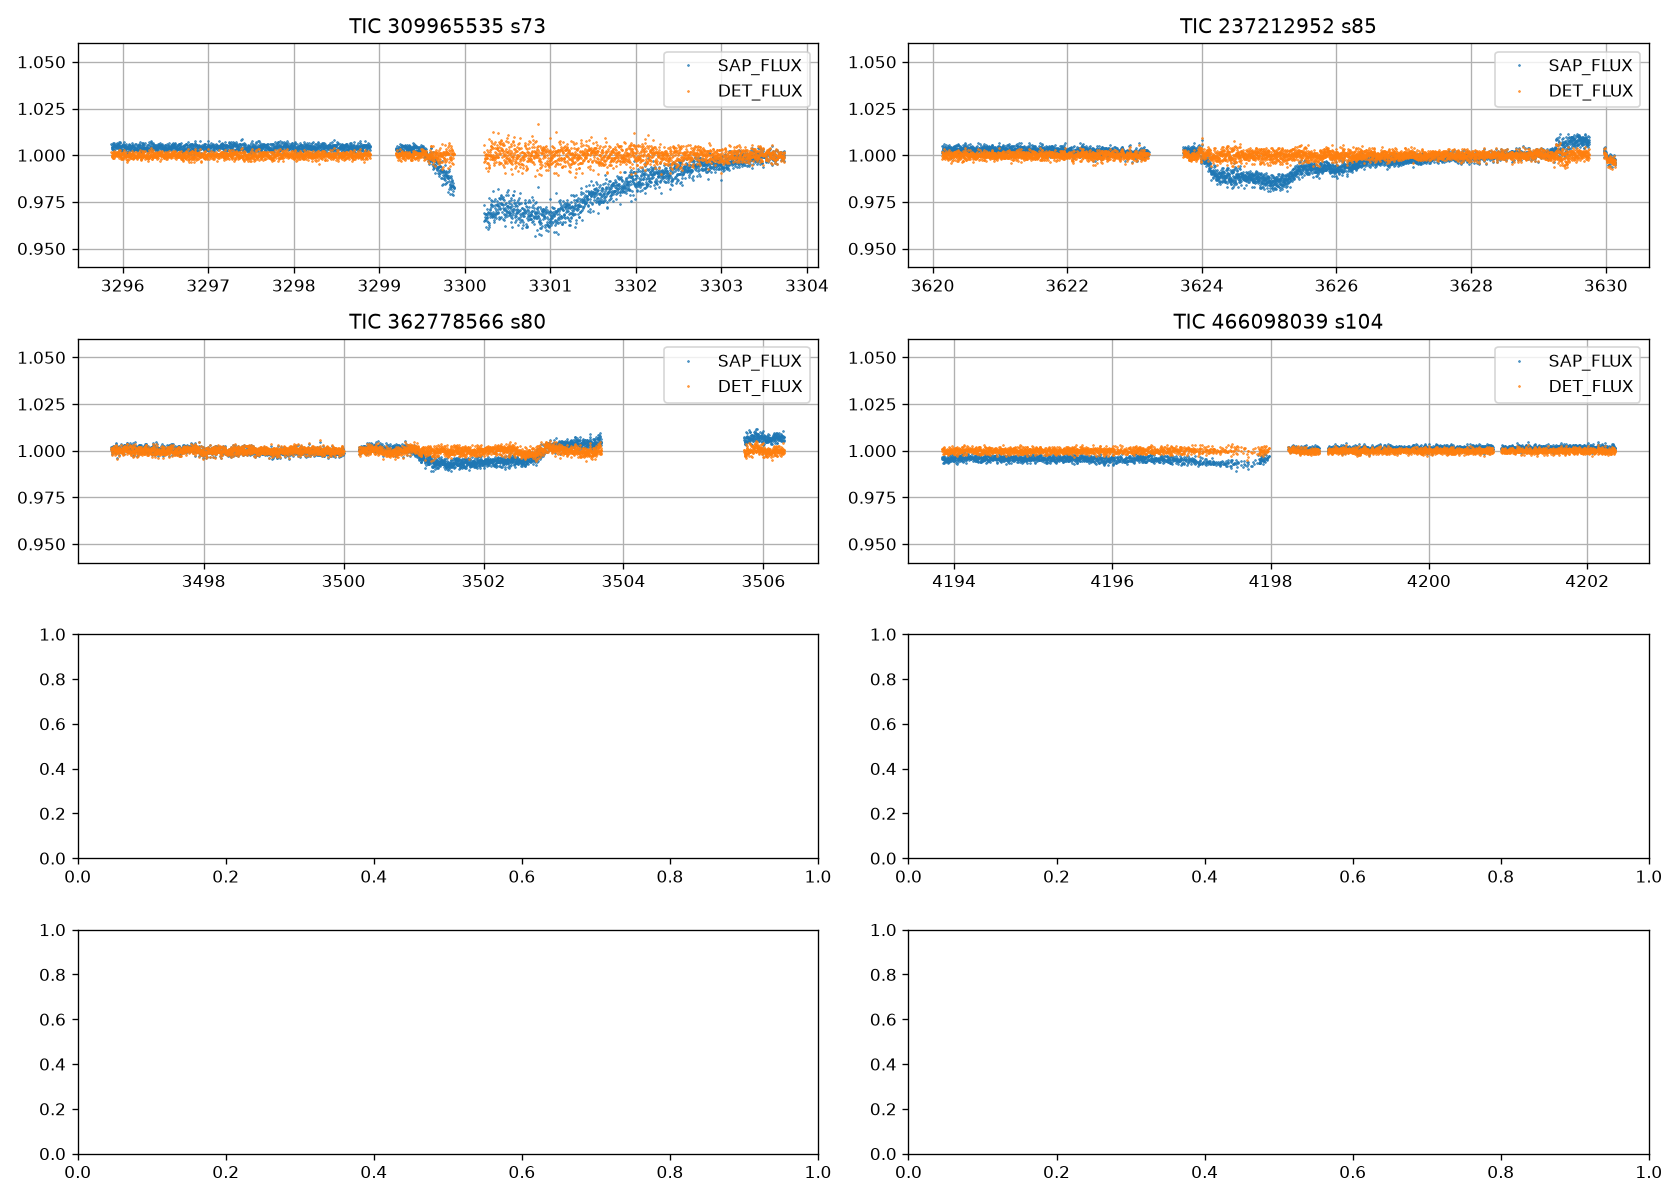

Write Python code to recreate this figure.
import pathlib,numpy as np,matplotlib; matplotlib.use('Agg')
import matplotlib.pyplot as plt
from astropy.io import fits
B=pathlib.Path(r'[local-path-redacted]'); D=pathlib.Path(r'[local-path-redacted]')
fig,axes=plt.subplots(4,2,figsize=(14,10))
for ax,(tic,s,t0) in zip(axes.flat,[(309965535,73,3300.867),(237212952,85,3625.14),(362778566,80,3501.68),(466098039,104,4197.354)]):
 with fits.open(D/f'{tic}_s{s:03}.fits') as h:
  d=h[1].data;t=d['TIME'];q=d['QUALITY'];m=np.isfinite(t)&(abs(t-t0)<5)
  for col in ['SAP_FLUX','DET_FLUX']:
   v=np.array(d[col],float); z=m&np.isfinite(v)&(q==0); ax.plot(t[z],v[z]/np.median(v[z]),'.',ms=1,label=col)
  ax.set_ylim(.94,1.06);ax.set_title(f'TIC {tic} s{s}');ax.legend();ax.grid()
  bx=axes.flat[list(axes.flat).index(ax)+1] if False else None
fig.tight_layout(); fig.savefig(B/'helper-detail.png',dpi=120)
